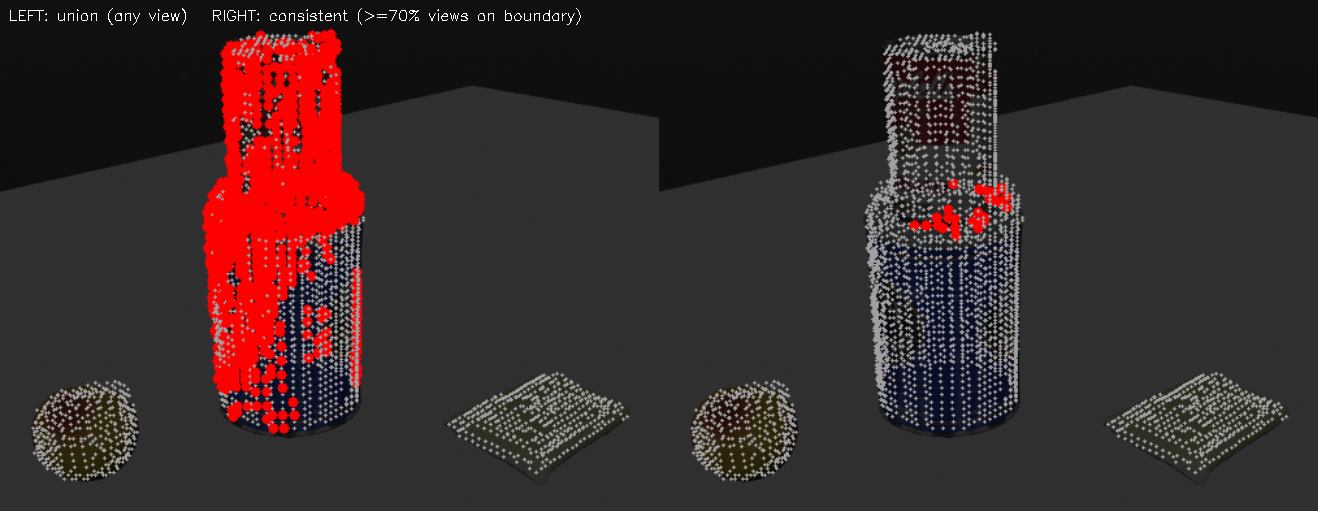
#> input picture srp/stage2_instances/experiments/donut_zbuffer_20260830/boundary_carved.png, 1318 x 511 px
$ python -i sep_probe.py   (imports and definitions only)
#> lines starting #> are read from the running program, lines starting #| are printed output that depends on the picture
#> (reads controllers/ycb_supervisor/ycb_geometries.json from the repository)
#!/home/cho/.pyenv/versions/webots_visual_hull/bin/python3
"""sep_probe.py — 逐 voxel 分離測試(最簡規則版):成對語意遮罩 + 可見性閘控 多數決。

問題:堆疊上下物相觸 → hull 融成一個 instance。要切回兩物,只能逐 voxel 判「屬上物/下物」。
本版用最簡單的規則先探底:
  對融合 instance 的每個 voxel,在「它可見(hull z-buffer 最前)」的視角裡,看它投影落進
  上物遮罩還是下物遮罩 → 多數決歸屬。成對語意遮罩先用 GT modal(上界:給乾淨遮罩能不能分)。
評估(唯讀,不動 pipeline,輸出 data/eval/_diag/sep/):
  - per-voxel 準確率(vs GT 實心 mesh 的上/下物);
  - on 恢復:預測切兩塊 → 各自 vs top/base GT 3D IoU 都≥門檻才算成功;
  - 對照:z-cut oracle(最佳水平切高,平面切上界)。
用法: ./srp/stage4_probe/sep_probe.py [scenes...]   預設全 stack。
"""
import csv
import glob
import json
import sys
from pathlib import Path

import cv2
import numpy as np

REPO = Path(__file__).resolve().parents[2]
sys.path.insert(0, str(REPO / "srp" / "io"))
sys.path.insert(0, str(REPO / "srp" / "stage2_instances"))
sys.path.insert(0, str(REPO / "controllers" / "ycb_supervisor"))
import camera as cam            # noqa: E402
import eval_mesh as EM          # noqa: E402
import eval_reproj2d as RP      # noqa: E402  (load_modal_by_view)
from config import PROMPT_TABLE  # noqa: E402

HULL = REPO / "data" / "eval" / "srp_hull"
import sys as _s, pathlib as _pl; _s.path.insert(0, str(_pl.Path(__file__).resolve().parents[2] / "srp" / "io")); from labels import LABELS  # data/labels 分層(類別/數量/場景)
CAPTURES = REPO / "data" / "captures"
OUT = REPO / "data" / "eval" / "_diag" / "sep"
EPS = 1e-4
IOU_OK = 0.25   # on 恢復:每塊 vs GT 物體 3D IoU 門檻
SRC = "gt"      # gt=GT modal 遮罩(上界);gsam=grounded_sam 預測遮罩


# [43 lines left out: functions _sanitize, _gsam_class, load_gsam_by_view, get_masks, not called in this run]


def iou3(a, b):
    i = np.logical_and(a, b).sum(); u = np.logical_or(a, b).sum()
    return i / u if u else 0.0


# [32 lines left out: function vote_separate, not called in this run]


def process(scene):
    hp = HULL / scene / "hull.npz"; ip = HULL / scene / "instances.npz"
    rp = LABELS / scene / "relations.json"
    if not (hp.is_file() and ip.is_file() and rp.is_file()):
        return None
    ons = [(r["x"], r["y"]) for r in json.loads(rp.read_text())["relations"] if r["type"] == "on"]
    if not ons:
        return None
    top, base = ons[0]
    z = np.load(hp); occ = z["occupancy"]; gm = z["grid_min"]; vs = float(z["voxel_size"])
    shape = occ.shape
    labels = np.load(ip)["labels"]
    gt = EM.solid_mesh_occ(scene, gm, vs, shape)
    if not gt or top not in gt or base not in gt:
        return None
    gi, gj, gk = np.nonzero(occ); nk = len(gi)
    P = gm + (np.stack([gi, gj, gk], 1) + 0.5) * vs
    true = np.zeros(nk, np.int8)
    true[gt[top][gi, gj, gk]] = 1
    true[gt[base][gi, gj, gk]] = 2
    lab = labels[gi, gj, gk]
    fused, best = None, 0
    for k in np.unique(lab[lab > 0]):
        mk = lab == k
        n = min((mk & (true == 1)).sum(), (mk & (true == 2)).sum())
        if n > best:
            best, fused = n, k
    if fused is None:
        return {"scene": scene, "fused": 0}

    fin = (lab == fused) & (true > 0)        # 融合塊內、有 GT 歸屬的 voxel
    pred = vote_separate(scene, P, gi, gj, gk, top, base)
    if pred is None:
        return None
    sel = fin
    yt = true[sel]; yp = pred[sel]
    decided = yp > 0
    acc = float((yp[decided] == yt[decided]).mean()) if decided.any() else 0.0
    novote = float((~decided).mean())
    # on 恢復:預測上物塊 vs GT top、預測下物塊 vs GT base(在融合塊內)
    occ_idx = np.zeros(nk, bool); occ_idx[sel] = True
    predTop = (pred == 1) & occ_idx; predBase = (pred == 2) & occ_idx
    def occ_of(maskvox):
        g = np.zeros(shape, bool); g[gi[maskvox], gj[maskvox], gk[maskvox]] = True; return g
    gT = gt[top] & (labels == fused); gB = gt[base] & (labels == fused)
    iouT = iou3(occ_of(predTop), gT); iouB = iou3(occ_of(predBase), gB)
    on_ok = int(iouT >= IOU_OK and iouB >= IOU_OK)
    # z-cut oracle(最佳水平切高,平面切上界)
    zc = P[sel, 2]
    best_zacc = 0.0
    for thr in np.percentile(zc, np.arange(10, 91, 5)):
        p = np.where(zc >= thr, 1, 2)
        best_zacc = max(best_zacc, (p == yt).mean(), ((3 - p) == yt).mean())
    return {"scene": scene, "fused": 1, "pair": f"{top}|{base}", "n_vox": int(sel.sum()),
            "voxel_acc": round(acc, 3), "no_vote": round(novote, 3),
            "iouT": round(iouT, 3), "iouB": round(iouB, 3), "on_recover": on_ok,
            "zcut_oracle_acc": round(float(best_zacc), 3)}


# [27 lines left out: function main, not called in this run]


# [2 lines not run here, left out]

>>> import cv2
>>> picture = cv2.imread('../stage2_instances/experiments/donut_zbuffer_20260830/boundary_carved.png', cv2.IMREAD_GRAYSCALE)
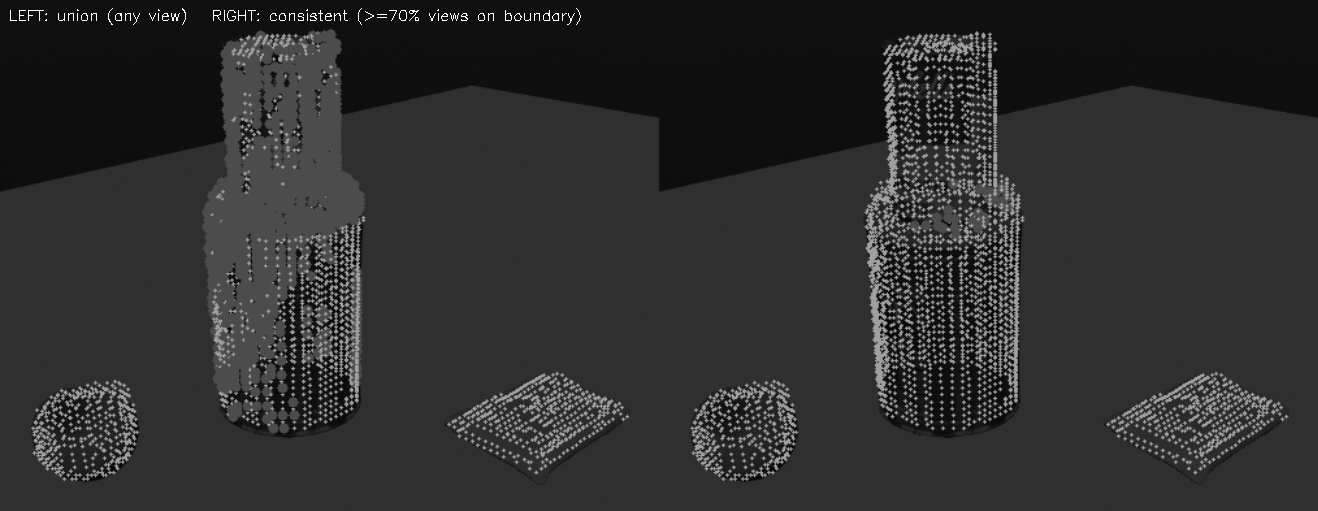
#> picture: shape (511, 1318); min 3, max 255, mean 45.7
#> (the run stopped early here; a loop or call above may not have finished)
